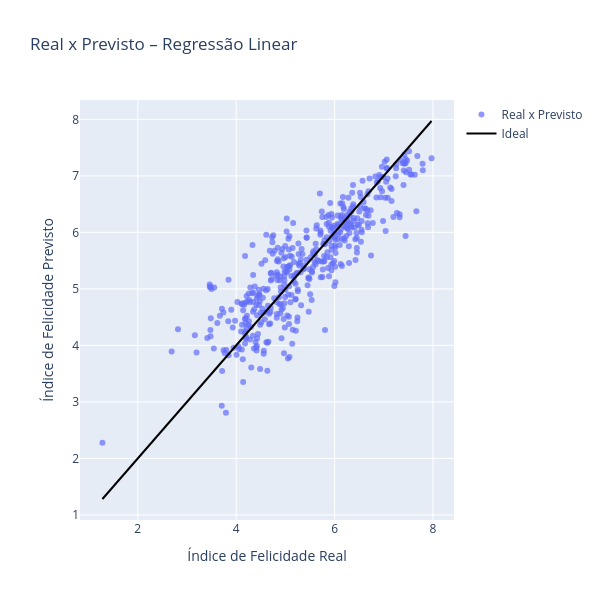

This figure's notebook cell:
### Markdown cell above
#### Visualizar Previsões x Valores Reais

### Code cell
fig = go.Figure()

fig.add_trace(
    go.Scatter(
        x=y_test,
        y=y_pred,
        mode="markers",
        marker=dict(opacity=0.7),
        name="Real x Previsto"
    )
)

min_val = min(y_test.min(), y_pred.min())
max_val = max(y_test.max(), y_pred.max())
fig.add_trace(
    go.Scatter(
        x=[min_val, max_val],
        y=[min_val, max_val],
        mode="lines",
        name="Ideal",
        line=dict(color="black")
    )
)

fig.update_layout(
    width=600,
    height=600,
    xaxis_title="Índice de Felicidade Real",
    yaxis_title="Índice de Felicidade Previsto",
    title="Real x Previsto – Regressão Linear"
)

fig.show()

### Figure 1 — Plotly figure (JSON) as saved in the notebook; plotly's stock layout.template omitted (floating-point values rounded to 4 significant figures; data arrays with more than 128 entries replaced by an {"elided": "..."} marker saying what was removed)
{"data": [{"marker": {"opacity": 0.7}, "mode": "markers", "name": "Real x Previsto", "type": "scatter", "x": {"elided": "440 float values"}, "y": {"elided": "440 float values"}}, {"line": {"color": "black"}, "mode": "lines", "name": "Ideal", "type": "scatter", "x": [1.281, 7.971], "y": [1.281, 7.971]}], "layout": {"height": 600, "title": {"text": "Real x Previsto – Regressão Linear"}, "width": 600, "xaxis": {"title": {"text": "Índice de Felicidade Real"}}, "yaxis": {"title": {"text": "Índice de Felicidade Previsto"}}}}
